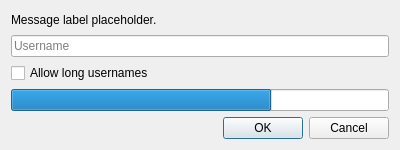
<?xml version="1.0" encoding="UTF-8"?>
<ui version="4.0">
 <class>OfflineLoginDialog</class>
 <widget class="QDialog" name="OfflineLoginDialog">
  <property name="geometry">
   <rect>
    <x>0</x>
    <y>0</y>
    <width>400</width>
    <height>150</height>
   </rect>
  </property>
  <property name="sizePolicy">
   <sizepolicy hsizetype="Fixed" vsizetype="Fixed">
    <horstretch>0</horstretch>
    <verstretch>0</verstretch>
   </sizepolicy>
  </property>
  <property name="windowTitle">
   <string>Add Account</string>
  </property>
  <layout class="QVBoxLayout" name="verticalLayout">
   <item>
    <widget class="QLabel" name="label">
     <property name="text">
      <string notr="true">Message label placeholder.</string>
     </property>
     <property name="textFormat">
      <enum>Qt::RichText</enum>
     </property>
     <property name="textInteractionFlags">
      <set>Qt::LinksAccessibleByMouse</set>
     </property>
    </widget>
   </item>
   <item>
    <widget class="QLineEdit" name="userTextBox">
     <property name="maxLength">
      <number>16</number>
     </property>
     <property name="placeholderText">
      <string>Username</string>
     </property>
    </widget>
   </item>
   <item>
    <widget class="QCheckBox" name="allowLongUsernames">
     <property name="toolTip">
      <string>Usernames longer than 16 characters cannot be used for LAN games or offline-mode servers.</string>
     </property>
     <property name="text">
      <string>Allow long usernames</string>
     </property>
    </widget>
   </item>
   <item>
    <widget class="QProgressBar" name="progressBar">
     <property name="value">
      <number>69</number>
     </property>
     <property name="textVisible">
      <bool>false</bool>
     </property>
    </widget>
   </item>
   <item>
    <widget class="QDialogButtonBox" name="buttonBox">
     <property name="orientation">
      <enum>Qt::Horizontal</enum>
     </property>
     <property name="standardButtons">
      <set>QDialogButtonBox::Cancel|QDialogButtonBox::Ok</set>
     </property>
    </widget>
   </item>
  </layout>
 </widget>
 <resources/>
 <connections/>
</ui>
